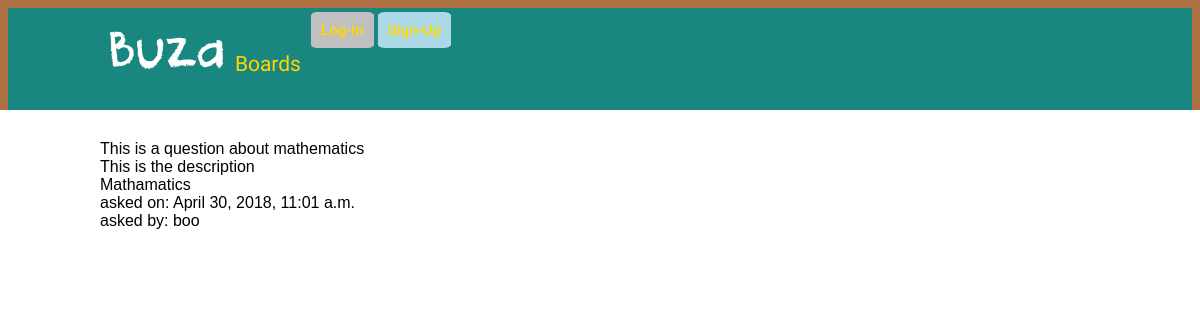
Page /boards/mathamatics/1/this-is-a-question-about-mathematics/ on the committed database.
### boards/models.py (models this page shows, shortened)
class Question(models.Model):
	title = models.CharField(max_length=100, blank=False)
	description = models.CharField(max_length=400)
	media = models.FileField(upload_to='media/questions/')
	board = models.ForeignKey(Board, related_name='questions')
	created_at = models.DateTimeField(auto_now_add=True)
	updated_at = models.DateTimeField(null=True)
	user = models.ForeignKey(User, related_name='asked_by')
	slug = models.SlugField(editable=False)
	tags = TaggableManager()
	class Meta:
		ordering = ('created_at',)

class Board(models.Model):
	title = models.CharField(max_length=25, unique=True)
	description = models.CharField(max_length=100)
	created_at = models.DateTimeField(auto_now_add=True)
	slug = models.SlugField(editable=False)
	users_count = models.IntegerField(default=0) #number of active users
	questions_count = models.IntegerField(default=0) #number of questions
	class Meta:
		ordering = ('created_at',)

### boards/views.py (the view)
def view_question(request, question_id, question_slug, board_name):
	question = Question.objects.get(pk=question_id)
	profile = question.user.user_profile
	return render(
		request, 'boards/question_view.html',
		{'question': question, 'board': question.board, 'user': question.user, 'profile': profile})

### templates/boards/question_view.html
{% extends "base.html" %}
{% block content %}
{{question.title}}
<br>
{{question.description}}
<br>
{{board.title}}
<br>
asked on: {{question.created_at}}
<br>
asked by: {{user.username}}
<br>
{% endblock %}

### accounts/static/css/base.css (style rules this page uses)
body { margin:0; padding:0; font-family:helvetica, sans-serif; }

### rows in the picture
Question: title "This is a question about mathematics", description "This is the description", created_at "April 30, 2018, 11:01 a.m."
Board: title "Mathamatics"

### other values in the picture
{{ user.username }} "boo"
